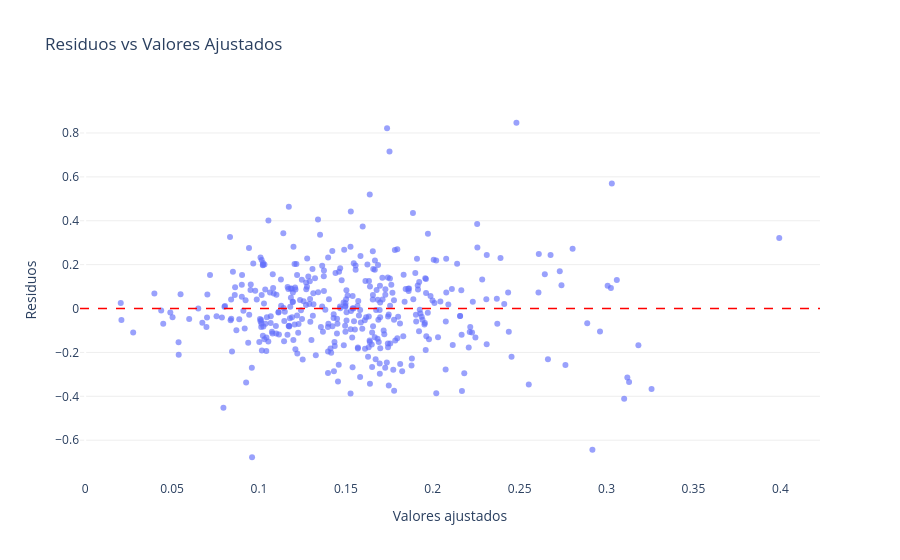
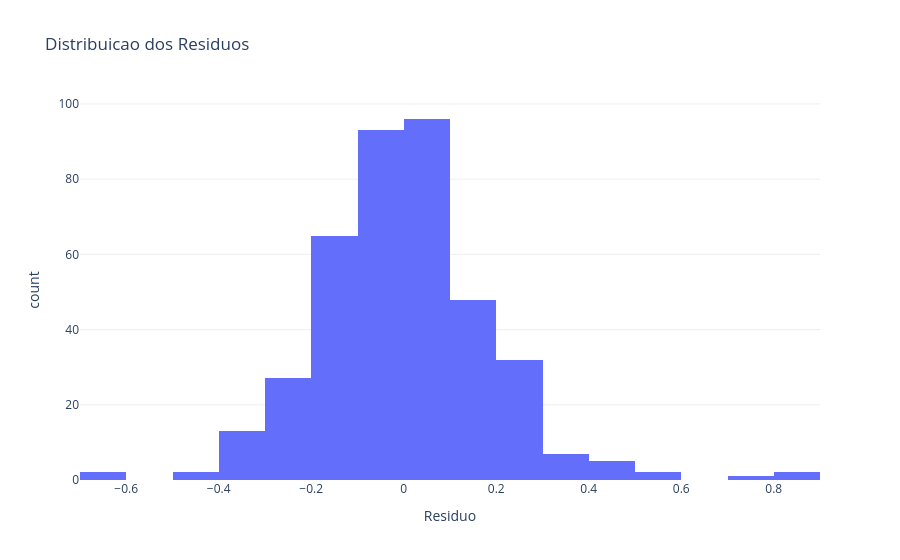

Here is the notebook cell these charts were saved with, in order:
### Markdown cell above
## 11. Diagnostico visual dos residuos

### Code cell
fitted = modelo.fittedvalues
resid  = modelo.resid

# Residuos vs Valores ajustados
fig_rv = px.scatter(
    x=fitted, y=resid,
    labels={'x': 'Valores ajustados', 'y': 'Residuos'},
    title='Residuos vs Valores Ajustados',
    opacity=0.65,
)
fig_rv.add_hline(y=0, line_dash='dash', line_color='red', line_width=1.5)
fig_rv.update_layout(plot_bgcolor='white', yaxis=dict(gridcolor='#eeeeee'))
fig_rv.show()

# Histograma dos residuos
fig_rh = px.histogram(x=resid, nbins=25, title='Distribuicao dos Residuos',
                      labels={'x': 'Residuo', 'y': 'Frequencia'})
fig_rh.update_layout(plot_bgcolor='white', yaxis=dict(gridcolor='#eeeeee'))
fig_rh.show()

### Figure 1 — Plotly figure (JSON) as saved in the notebook; plotly's stock layout.template omitted (floating-point values rounded to 4 significant figures; data arrays with more than 128 entries replaced by an {"elided": "..."} marker saying what was removed)
{"data": [{"hovertemplate": "Valores ajustados=%{x}<br>Residuos=%{y}<extra></extra>", "legendgroup": "", "marker": {"color": "#636efa", "opacity": 0.65, "symbol": "circle"}, "mode": "markers", "name": "", "orientation": "v", "showlegend": false, "type": "scatter", "x": {"elided": "395 float values"}, "xaxis": "x", "y": {"elided": "395 float values"}, "yaxis": "y"}], "layout": {"legend": {"tracegroupgap": 0}, "plot_bgcolor": "white", "shapes": [{"line": {"color": "red", "dash": "dash", "width": 1.5}, "type": "line", "x0": 0, "x1": 1, "xref": "x domain", "y0": 0, "y1": 0, "yref": "y"}], "title": {"text": "Residuos vs Valores Ajustados"}, "xaxis": {"anchor": "y", "domain": [0, 1], "title": {"text": "Valores ajustados"}}, "yaxis": {"anchor": "x", "domain": [0, 1], "gridcolor": "#eeeeee", "title": {"text": "Residuos"}}}}

### Figure 2 — Plotly figure (JSON) as saved in the notebook; plotly's stock layout.template omitted (floating-point values rounded to 4 significant figures; data arrays with more than 128 entries replaced by an {"elided": "..."} marker saying what was removed)
{"data": [{"bingroup": "x", "hovertemplate": "Residuo=%{x}<br>count=%{y}<extra></extra>", "legendgroup": "", "marker": {"color": "#636efa", "pattern": {"shape": ""}}, "name": "", "nbinsx": 25, "orientation": "v", "showlegend": false, "type": "histogram", "x": {"elided": "395 float values"}, "xaxis": "x", "yaxis": "y"}], "layout": {"barmode": "relative", "legend": {"tracegroupgap": 0}, "plot_bgcolor": "white", "title": {"text": "Distribuicao dos Residuos"}, "xaxis": {"anchor": "y", "domain": [0, 1], "title": {"text": "Residuo"}}, "yaxis": {"anchor": "x", "domain": [0, 1], "gridcolor": "#eeeeee", "title": {"text": "count"}}}}
